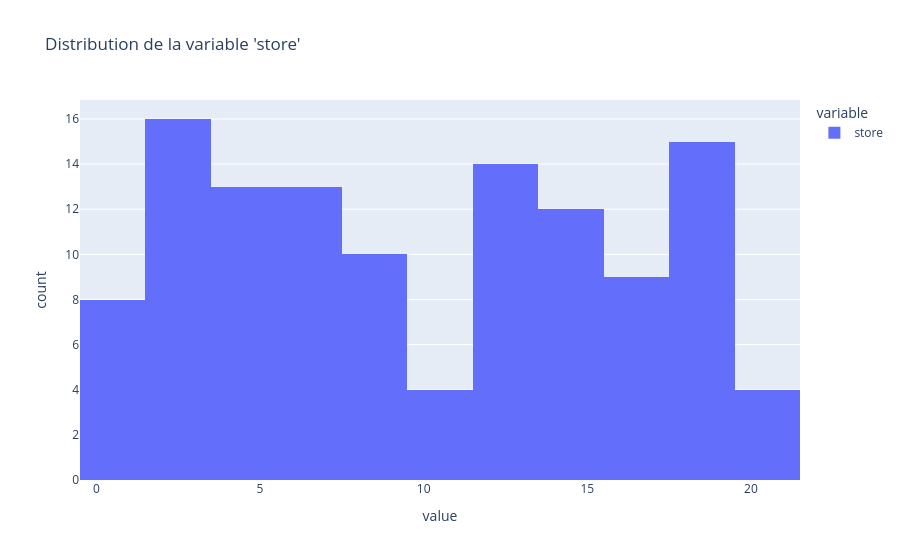

Notebook cell for this chart:
### Markdown cell above
La distribution de la variable exploratoire weekly_sales est déséquilibrée, avec une majorité d'achats réalisée en semaine.

Cela peut également poser des problèmes pour l'entraînement d'un modèle de machine learning, car il pourrait être biaisé vers la classe majoritaire.

Il sera important de prendre en compte ce déséquilibre lors du choix des métriques d'évaluation et éventuellement d'utiliser des techniques de rééchantillonnage ou de pondération pour améliorer les performances du modèle sur la classe minoritaire.

### Code cell
df.value_counts("store")

print(df.value_counts("store"))
fig = px.histogram(df["store"], 
                   title="Distribution de la variable 'store'", 
                   color_discrete_sequence=px.colors.qualitative.Plotly)
fig.show()

### Figure 1 — Plotly figure (JSON) as saved in the notebook; plotly's stock layout.template omitted (floating-point values rounded to 4 significant figures)
{"data": [{"bingroup": "x", "hovertemplate": "variable=store<br>value=%{x}<br>count=%{y}<extra></extra>", "legendgroup": "store", "marker": {"color": "#636EFA", "pattern": {"shape": ""}}, "name": "store", "orientation": "v", "showlegend": true, "type": "histogram", "x": [6, 13, 6, 4, 15, 20, 14, 8, 18, 7, 1, 17, 6, 13, 2, 7, 5, 18, 19, 19, 17, 3, 16, 17, 6, 12, 7, 14, 19, 3, 18, 4, 5, 18, 16, 7, 1, 2, 5, 19, 1, 16, 13, 2, 9, 14, 10, 13, 8, 6, 14, 14, 10, 12, 5, 4, 18, 3, 12, 18, 13, 1, 1, 20, 15, 1, 20, 9, 2, 3, 9, 12, 14, 1, 8, 5, 10, 13, 3, 2, 4, 3, 19, 14, 8, 18, 20, 19, 2, 13, 11, 15, 7, 9, 14, 8, 5, 7, 1, 19, 3, 16, 13, 13, 17, 4, 12, 4, 6, 7, 5, 3, 3, 3, 14, 17, 8, 19], "xaxis": "x", "yaxis": "y"}], "layout": {"barmode": "relative", "legend": {"title": {"text": "variable"}, "tracegroupgap": 0}, "title": {"text": "Distribution de la variable 'store'"}, "xaxis": {"anchor": "y", "domain": [0, 1], "title": {"text": "value"}}, "yaxis": {"anchor": "x", "domain": [0, 1], "title": {"text": "count"}}}}
